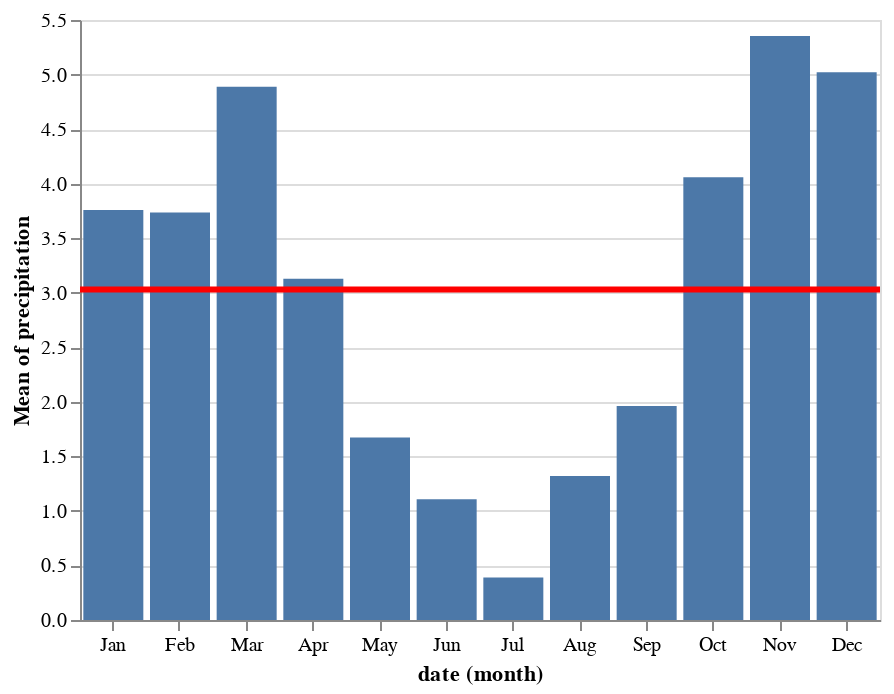

The code cell stored with this chart in its notebook:
### Markdown cell above
We can then combine the two plots with `+` operator to layer plots.

### Code cell
monthly_precip + overall_precip

### Figure 1 — Vega-Lite specification as saved in the notebook (floating-point values rounded to 4 significant figures; data arrays with more than 128 entries replaced by an {"elided": "..."} marker saying what was removed)
{"$schema": "https://vega.github.io/schema/vega-lite/v2.6.0.json", "config": {"view": {"height": 300, "width": 400}}, "datasets": {"data-830c39fec90146253fb06a06c26374ef": {"elided": "1461 records"}}, "layer": [{"data": {"name": "data-830c39fec90146253fb06a06c26374ef"}, "encoding": {"x": {"field": "date", "timeUnit": "month", "type": "ordinal"}, "y": {"aggregate": "mean", "field": "precipitation", "type": "quantitative"}}, "mark": "bar"}, {"data": {"name": "data-830c39fec90146253fb06a06c26374ef"}, "encoding": {"y": {"aggregate": "mean", "field": "precipitation", "type": "quantitative"}}, "mark": {"color": "red", "size": 3, "type": "rule"}}]}
